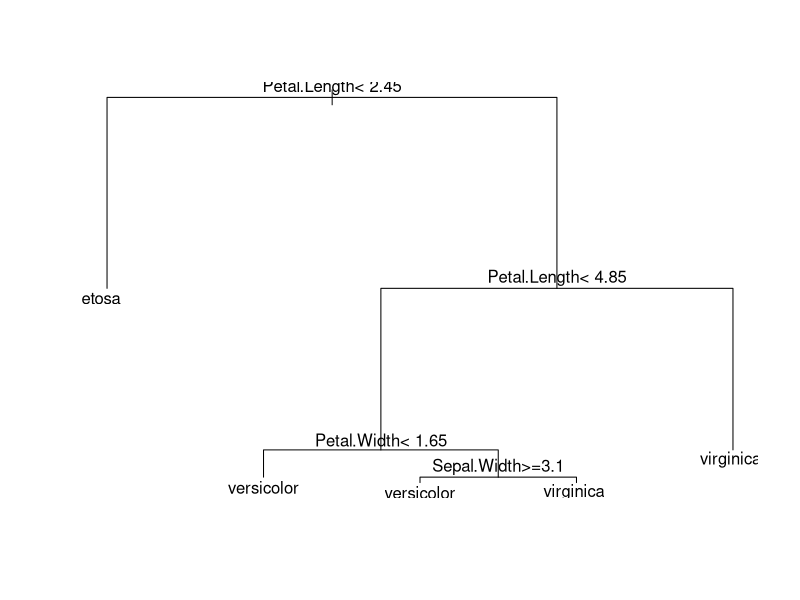

Reproduce this figure in R.
library(rpart)

data("iris")
set.seed(123)

train_index=sample(1:nrow(iris),round(nrow(iris)*7),replace=T)
train_data=iris[train_index,]

tree=rpart(Species~.,train_data)

plot(tree)
text(tree)